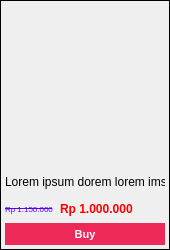
                          <widget class="QFrame" name="disc_itm">
                           <property name="minimumSize">
                            <size>
                             <width>170</width>
                             <height>250</height>
                            </size>
                           </property>
                           <property name="maximumSize">
                            <size>
                             <width>170</width>
                             <height>250</height>
                            </size>
                           </property>
                           <property name="styleSheet">
                            <string notr="true">border-style: outset;
border-width: 1px;</string>
                           </property>
                           <property name="frameShape">
                            <enum>QFrame::Shape::StyledPanel</enum>
                           </property>
                           <property name="frameShadow">
                            <enum>QFrame::Shadow::Raised</enum>
                           </property>
                           <layout class="QGridLayout" name="gridLayout_16">
                            <property name="leftMargin">
                             <number>0</number>
                            </property>
                            <property name="topMargin">
                             <number>0</number>
                            </property>
                            <property name="rightMargin">
                             <number>0</number>
                            </property>
                            <property name="bottomMargin">
                             <number>0</number>
                            </property>
                            <property name="spacing">
                             <number>0</number>
                            </property>
                            <item row="0" column="0">
                             <widget class="QFrame" name="image">
                              <property name="minimumSize">
                               <size>
                                <width>0</width>
                                <height>168</height>
                               </size>
                              </property>
                              <property name="styleSheet">
                               <string notr="true">border-width: 0px;
border-image: url(:/image/images/logo.jpeg);</string>
                              </property>
                              <property name="frameShape">
                               <enum>QFrame::Shape::StyledPanel</enum>
                              </property>
                              <property name="frameShadow">
                               <enum>QFrame::Shadow::Raised</enum>
                              </property>
                             </widget>
                            </item>
                            <item row="1" column="0">
                             <widget class="QFrame" name="frame_17">
                              <property name="styleSheet">
                               <string notr="true">border-width: 0px;</string>
                              </property>
                              <property name="frameShape">
                               <enum>QFrame::Shape::StyledPanel</enum>
                              </property>
                              <property name="frameShadow">
                               <enum>QFrame::Shadow::Raised</enum>
                              </property>
                              <layout class="QGridLayout" name="gridLayout_18">
                               <property name="leftMargin">
                                <number>4</number>
                               </property>
                               <property name="topMargin">
                                <number>0</number>
                               </property>
                               <property name="rightMargin">
                                <number>4</number>
                               </property>
                               <property name="bottomMargin">
                                <number>4</number>
                               </property>
                               <property name="horizontalSpacing">
                                <number>0</number>
                               </property>
                               <property name="verticalSpacing">
                                <number>2</number>
                               </property>
                               <item row="1" column="0">
                                <widget class="QLabel" name="disc_label">
                                 <property name="maximumSize">
                                  <size>
                                   <width>55</width>
                                   <height>16777215</height>
                                  </size>
                                 </property>
                                 <property name="font">
                                  <font>
                                   <pointsize>6</pointsize>
                                   <strikeout>true</strikeout>
                                  </font>
                                 </property>
                                 <property name="styleSheet">
                                  <string notr="true">color: rgb(85, 0, 255);</string>
                                 </property>
                                 <property name="text">
                                  <string>Rp 1.150.000</string>
                                 </property>
                                 <property name="scaledContents">
                                  <bool>false</bool>
                                 </property>
                                </widget>
                               </item>
                               <item row="1" column="1">
                                <widget class="QLabel" name="price">
                                 <property name="font">
                                  <font>
                                   <bold>true</bold>
                                  </font>
                                 </property>
                                 <property name="styleSheet">
                                  <string notr="true">color: rgb(255, 0, 0);</string>
                                 </property>
                                 <property name="text">
                                  <string>Rp 1.000.000</string>
                                 </property>
                                </widget>
                               </item>
                               <item row="0" column="0" colspan="2">
                                <widget class="QLabel" name="produc_name">
                                 <property name="text">
                                  <string>Lorem ipsum dorem lorem imsum</string>
                                 </property>
                                 <property name="scaledContents">
                                  <bool>false</bool>
                                 </property>
                                 <property name="wordWrap">
                                  <bool>false</bool>
                                 </property>
                                </widget>
                               </item>
                               <item row="2" column="0" colspan="2">
                                <widget class="QPushButton" name="buy_btn">
                                 <property name="minimumSize">
                                  <size>
                                   <width>0</width>
                                   <height>22</height>
                                  </size>
                                 </property>
                                 <property name="font">
                                  <font>
                                   <pointsize>8</pointsize>
                                   <bold>true</bold>
                                  </font>
                                 </property>
                                 <property name="cursor">
                                  <cursorShape>PointingHandCursor</cursorShape>
                                 </property>
                                 <property name="styleSheet">
                                  <string notr="true">background-color: rgb(237, 41, 89);
color: rgb(255, 255, 255);</string>
                                 </property>
                                 <property name="text">
                                  <string>Buy</string>
                                 </property>
                                </widget>
                               </item>
                              </layout>
                             </widget>
                            </item>
                           </layout>
                          </widget>
